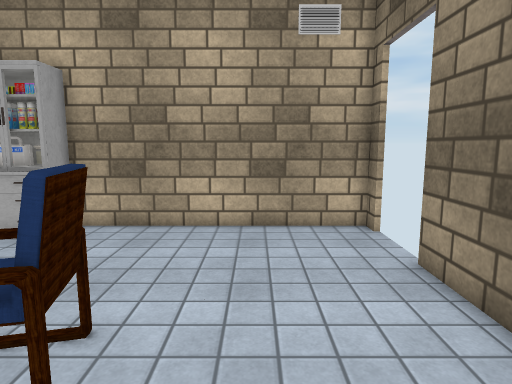
view 1 (above)

14 first-person views from a walk through a Unity game level. The camera is 1.4 m above the floor, tilts 8° down and sees 75° across. The floor is counted in squares, 0.5 m on a side. Each view is taken from the middle of a square. On the plan, view 1 faces up. The plan holds only what a view shows up to about 20 squares ahead; the rest is blank. Some animated figures are not drawn. Door leaves are left out, so doorways stand open. Some surface patterns are stand-ins.

view 2
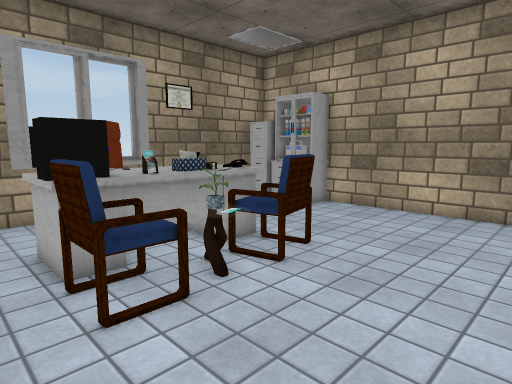

view 3
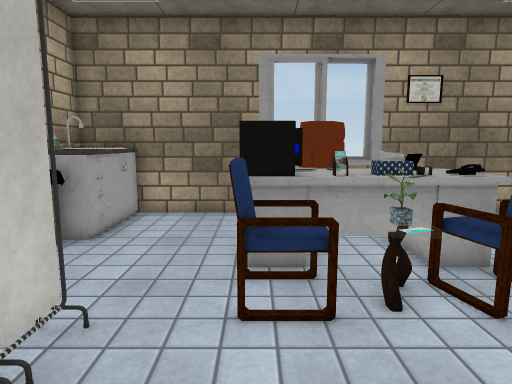

view 4
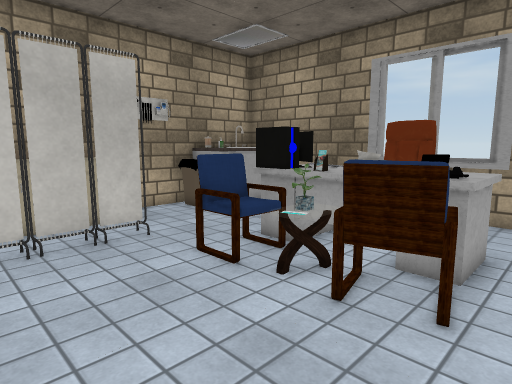

view 5
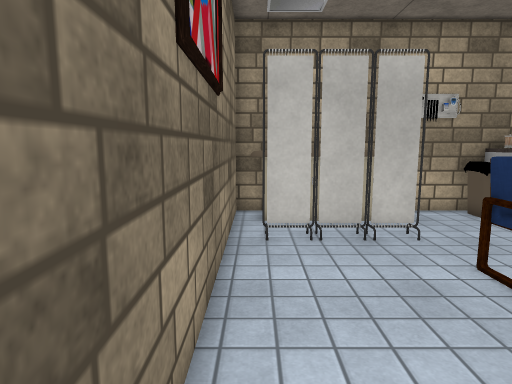

view 6
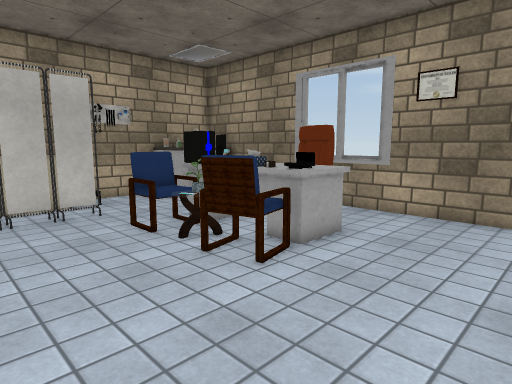

view 7
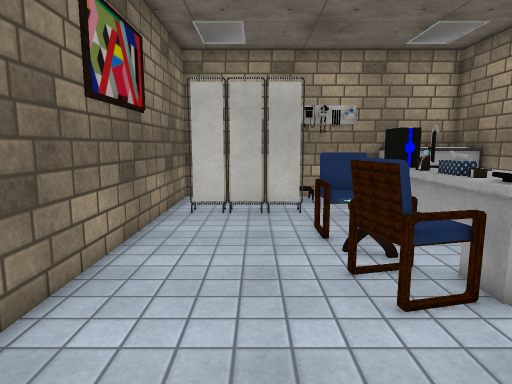

view 8
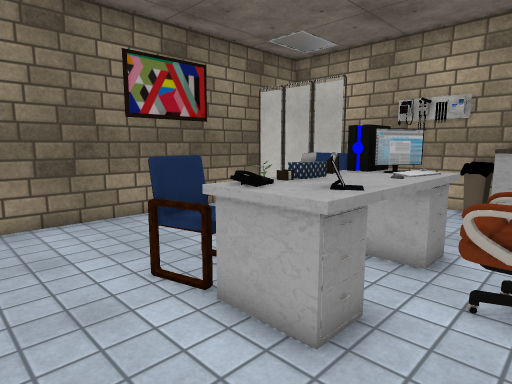

view 9
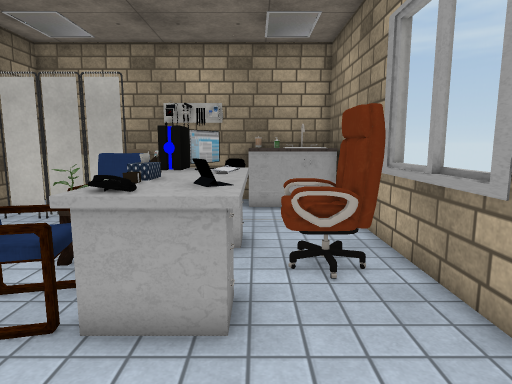

view 10
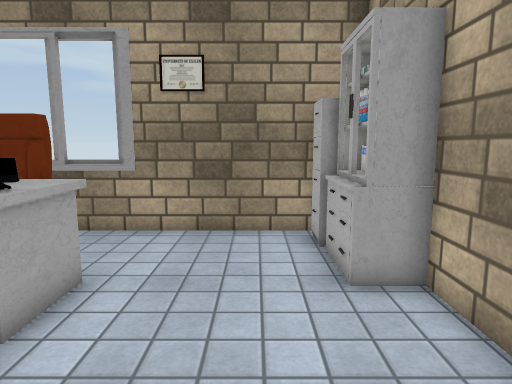

view 11
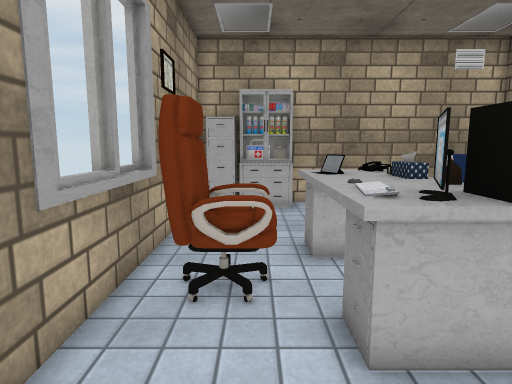

view 12
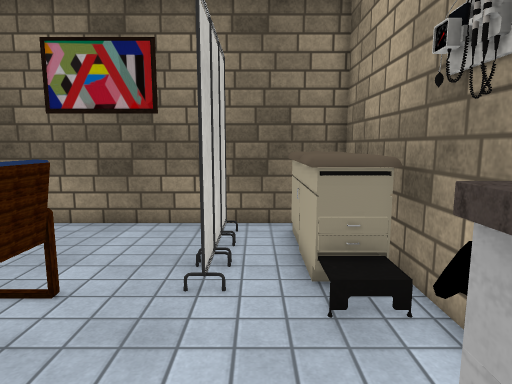

view 13
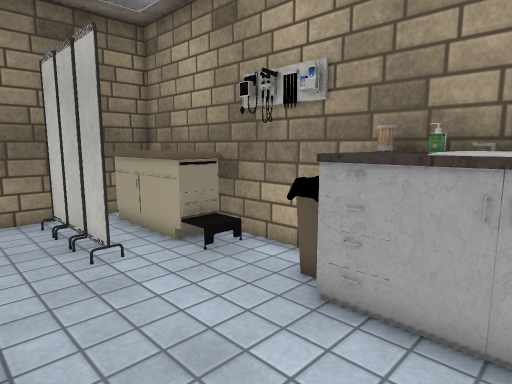

view 14
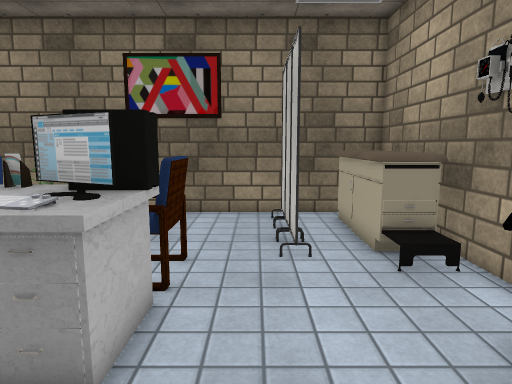

### Floor plan
Key: @ floor where view 1 was taken; # wall or solid block; . floor; D open door; = window, fence, low wall or low ledge; C chair; T table; P plant; M computer; K keyboard; H thing the floor can be seen under or through; A cabinet; B bin; L bottle; N container; O other object.
Columns run from 11 left of view 1 to 4 right of it. Each row starts with its distance up from view 1.
 12   #  ###
 11  ##OOO##########
 10 ###OOO.........D
  9 #..............D
  8 #..............D
  7 #..............#
  6 #..............#
  5 #....TT.C......#
  4 #...TTOCCC.....#
  3 =...TTTCCC.....#
  2 #CCCTTTTPT.....#
  1 #CCCTKTTPT.....#
  0 =.CCTKMMCC.@...#
 -1 #...TKMMCC.....#
 -2 #..............#
 -3 #..............#
 -4 #.........HHHH.#
 -5 #..............#
 -6 #OO#AB...TTT##T#
 -7 # OANB...TTTTTT#
 -8 #OOLA###########

Where each view was taken, in squares from view 1:
view 1: 0 up, 0 right, facing up
view 2: 3 down, 3 right, facing up-left
view 3: 1 down, 3 right, facing left
view 4: 6 up, 3 right, facing down-left
view 5: 6 up, 3 right, facing down
view 6: 10 up, 3 right, facing down-left
view 7: 10 up, 0 right, facing down
view 8: 8 up, 9 left, facing down-right
view 9: 9 up, 7 left, facing down
view 10: 8 up, 0 right, facing left
view 11: 5 down, 8 left, facing up
view 12: 5 down, 8 left, facing right
view 13: 1 down, 10 left, facing down-right
view 14: 3 down, 10 left, facing right
